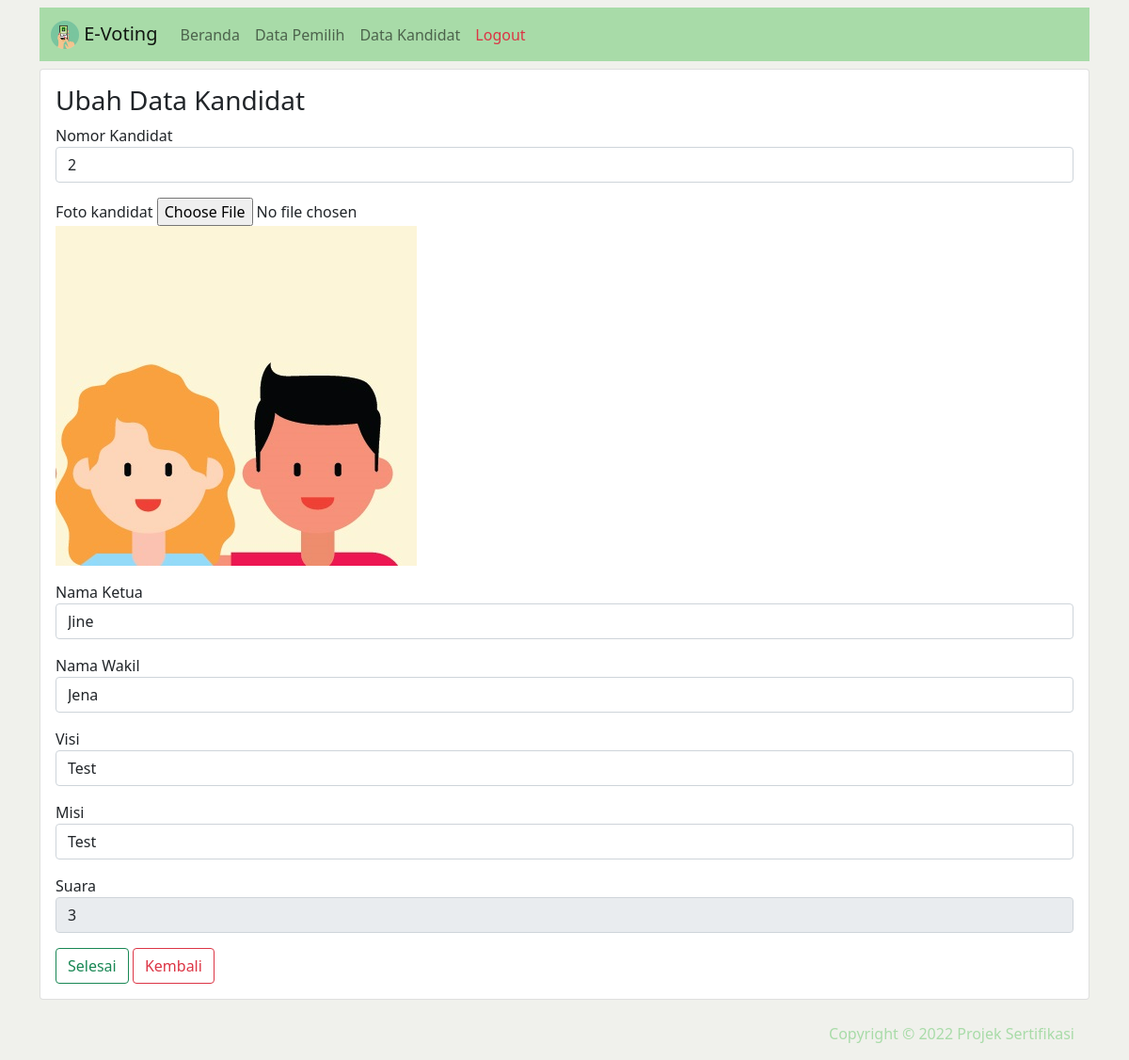
The app's page /ubahkandidat.php?id=2 (signed in) with its own data.
### tables this page shows
CREATE TABLE `kandidat` (
  `id` int(11) NOT NULL,
  `id_kandidat` int(25) NOT NULL,
  `gambar` varchar(2000) NOT NULL,
  `namaketua` varchar(25) DEFAULT NULL,
  `namawakil` varchar(25) DEFAULT NULL,
  `visi` varchar(200) DEFAULT NULL,
  `misi` varchar(200) DEFAULT NULL,
  `jml` int(11) DEFAULT 0
);

### ubahkandidat.php (the view, shortened to what this page needs)
<?php
include 'classkandidat.php';
$id_kandidat = $_GET["id"];
$query = mysqli_query($conn, "SELECT * FROM kandidat WHERE id = $id_kandidat ");
$kandidat = mysqli_fetch_assoc($query);
?>
<!DOCTYPE html>
<html lang="en">
<head>
	<link href="css/bootstrap.min.css" rel="stylesheet">
</head>
<body style="background: #F0F1EC;">
<div class="container mt-2">
<?php
require('navbar_admin.php');
?>
<div class="card mt-2 mb-2">
<div class="card-body p-3">
<h3>Ubah Data Kandidat</h3>
		<form action="" method="post" enctype="multipart/form-data">
		<div class="form-group mb-3">
			<label for="id_kandidat" class="text" >Nomor Kandidat</label>
		<input type="text" class="form-control" name="id_kandidat" id="id_kandidat" required value="<?= $kandidat["id_kandidat"]; ?>">
		</div>
		<div class="form-group mb-3">
			<label for="gambar" class="text" >Foto kandidat</label>
			<input type="file" name="gambar" id="gambar">
			<p><img src="img/<?= $kandidat["gambar"]; ?>"></p>
		</div>
		<div class="form-group mb-3">
			<label for="namaketua" class="text" >Nama Ketua</label>
			<input type="text" class="form-control" name="namaketua" id="namaketua" required value="<?= $kandidat["namaketua"]; ?>">
		</div>
		<div class="form-group mb-3">
			<label for="namawakil" class="text" >Nama Wakil</label>
			<input type="text" class="form-control" name="namawakil" id="namawakil" required value="<?= $kandidat["namawakil"]; ?>">
		</div>
		<div class="form-group mb-3">
			<label for="visi" class="text" >Visi</label>
			<input type="text" class="form-control" name="visi" id="visi" required value="<?= $kandidat["visi"]; ?>">
		</div>
		<div class="form-group mb-3">
			<label for="misi" class="text" >Misi</label>
			<input type="text" class="form-control" name="misi" id="misi" required value="<?= $kandidat["misi"]; ?>">
		</div>
		<div class="form-group mb-3">
			<label for="misi" class="text" >Suara</label>
			<input type="text" class="form-control" name="jml" id="jml" required value="<?= $kandidat["jml"]; ?>" readonly>
		</div>
		<button type="submit" class="btn btn-outline-success" name="submit">Selesai</button>
		<button type="button" name="kembali" class="btn btn-outline-danger" onclick="history.back()">Kembali</button>
	</form>
</div>
</div>
<?php
require('footer.php');
?>
</div>
</body>
</html>

### records on screen
kandidat: id_kandidat "2", gambar (picture), namaketua "Jine", namawakil "Jena", visi "Test", misi "Test", jml "3"
